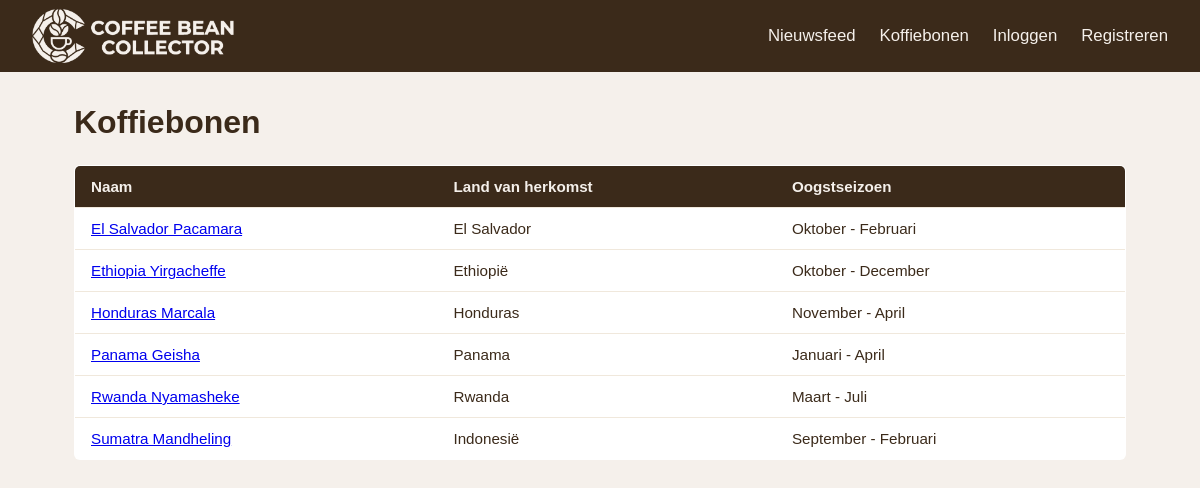
/bonen/, run on the app's committed database.
### base/models.py (models this page shows, shortened)
class Bean(models.Model):
    name = models.CharField(max_length=255)
    country_of_origin = models.CharField(max_length=255)
    roaster = models.CharField(max_length=255, blank=True, default='')
    harvest_season = models.CharField(max_length=255)
    in_season = models.BooleanField(default=True)
    approved = models.BooleanField(default=False)
    approved_by = models.ForeignKey(
        User, null=True, blank=True, on_delete=models.SET_NULL, related_name='approved_beans'
    )

### base/views.py (the view)
# urls.py: path('bonen/', views.bean_list, name='bean_list'),
def bean_list(request):
    from .models import Bean
    beans = Bean.objects.filter(approved=True).order_by('name')
    pending_count = Bean.objects.filter(approved=False).count() if request.user.is_staff else 0
    return render(request, 'base/bean_list.html', {'beans': beans, 'pending_count': pending_count})

### base/templates/base/bean_list.html (shortened to what this page needs)
{% extends "base.html" %}
{% block content %}
<div class="bean-list-container">
    <div class="bean-list-header">
        <h1>Koffiebonen</h1>
    </div>
    {% if beans %}
        <table class="bean-table">
            <thead>
                <tr>
                    <th>Naam</th>
                    <th>Land van herkomst</th>
                    <th>Oogstseizoen</th>
                </tr>
            </thead>
            <tbody>
                {% for bean in beans %}
                    <tr>
                        <td><a href="{% url 'bean_detail' bean.pk %}">{{ bean.name }}</a></td>
                        <td>{{ bean.country_of_origin }}</td>
                        <td>{{ bean.harvest_season }}</td>
                    </tr>
                {% endfor %}
            </tbody>
        </table>
    {% else %}
        <p>Er zijn nog geen goedgekeurde koffiebonen.</p>
    {% endif %}
</div>
{% endblock %}

### base/static/base/css/style.css (style rules this page uses)
* { margin: 0; padding: 0; box-sizing: border-box; }
body { font-family: Arial, sans-serif; background-color: #f5f0eb; color: #3b2a1a; }
.bean-list-header { display: flex; justify-content: space-between; align-items: center; margin-bottom: 1.5rem; }
.bean-table { width: 100%; border-collapse: collapse; background-color: #fff; border-radius: 6px; overflow: hidden; border: 1px solid #d9cdbf; }
.bean-table th, .bean-table td { padding: 0.75rem 1rem; text-align: left; font-size: 0.95rem; border-bottom: 1px solid #f0e8dc; }
.bean-table th { background-color: #3b2a1a; color: #f5f0eb; font-weight: bold; }
.bean-table tr:last-child td { border-bottom: none; }

### data on the page
Bean: name "El Salvador Pacamara", country_of_origin "El Salvador", harvest_season "Oktober - Februari"
Bean: name "Ethiopia Yirgacheffe", country_of_origin "Ethiopië", harvest_season "Oktober - December"
Bean: name "Honduras Marcala", country_of_origin "Honduras", harvest_season "November - April"
Bean: name "Panama Geisha", country_of_origin "Panama", harvest_season "Januari - April"
Bean: name "Rwanda Nyamasheke", country_of_origin "Rwanda", harvest_season "Maart - Juli"
Bean: name "Sumatra Mandheling", country_of_origin "Indonesië", harvest_season "September - Februari"
